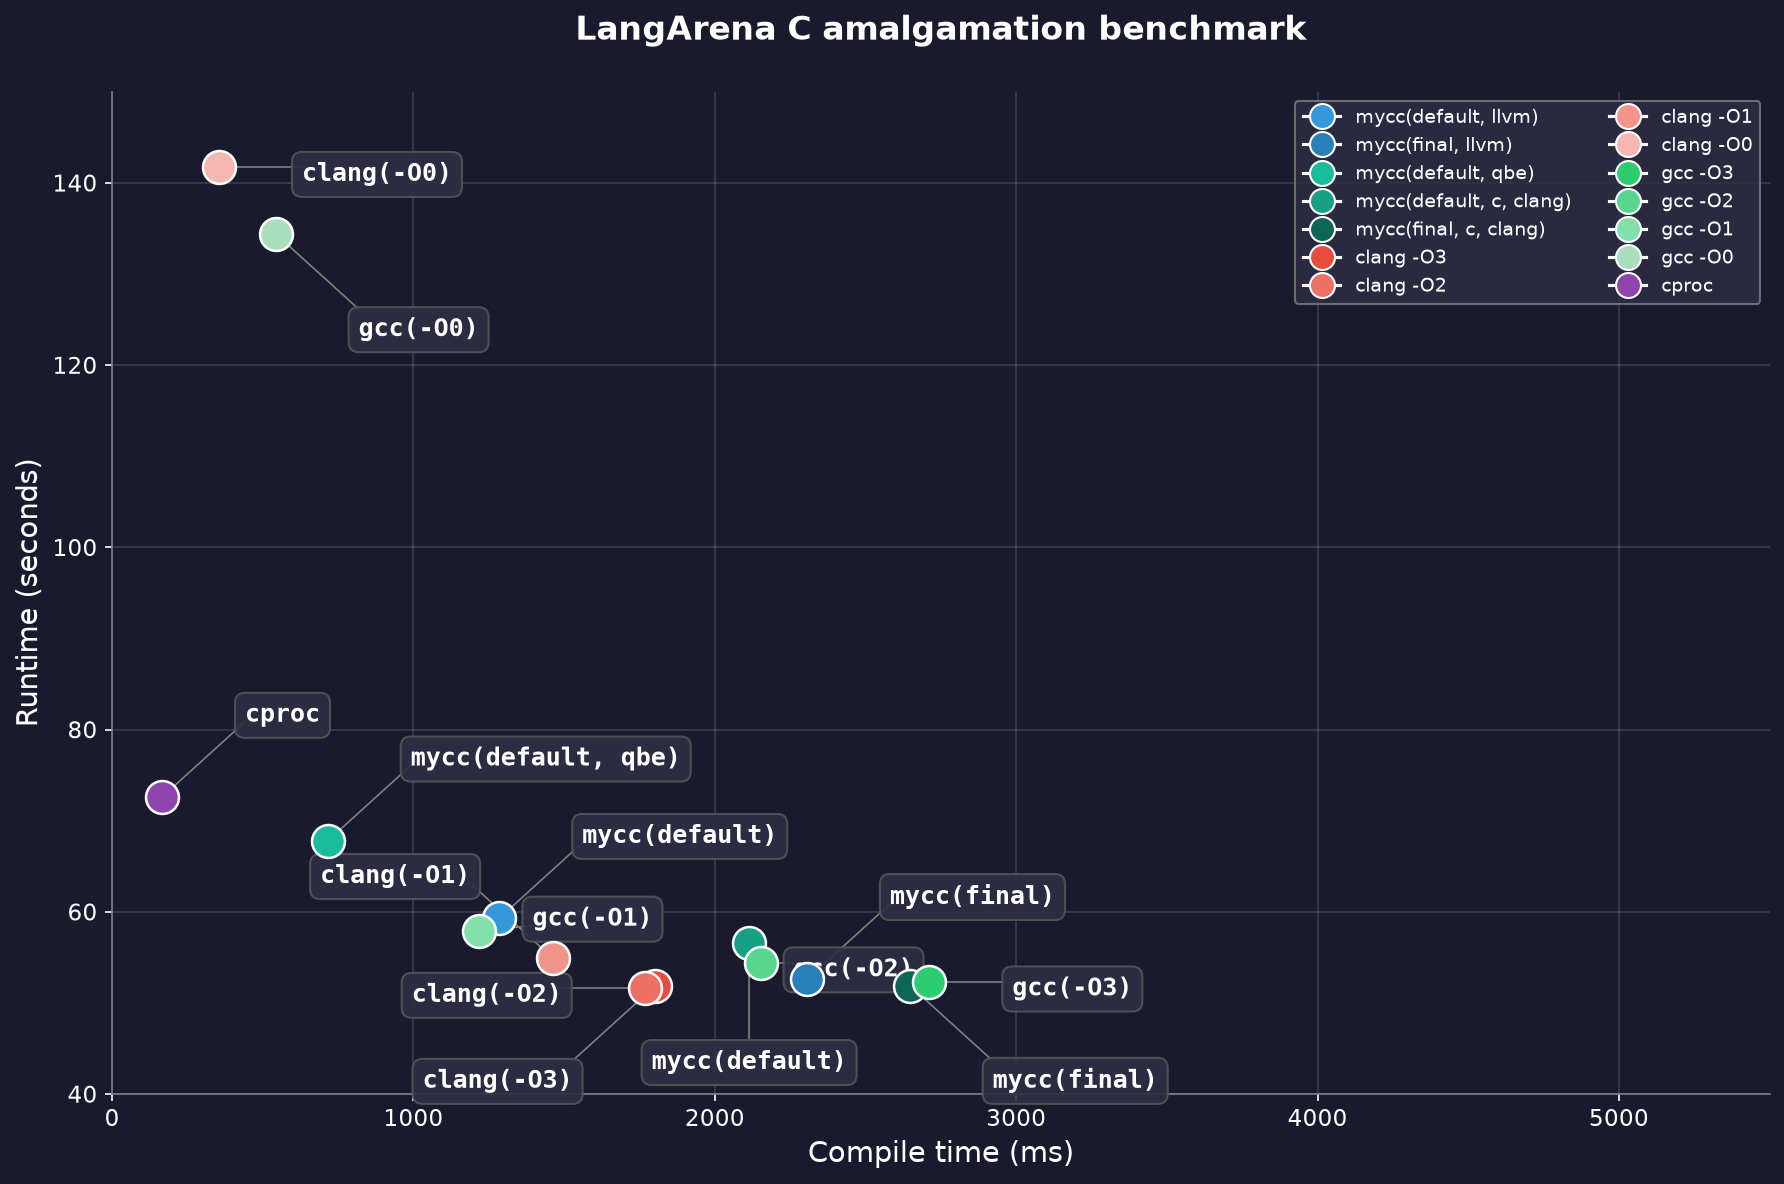

Reproduce this figure in Python.
import matplotlib.pyplot as plt
import re
import textalloc as ta

markdown = """
| Compiler | Compile time | Runtime |
|:-------|-------------:|-----:|
| mycc(default, llvm) | 1285ms | 59.3s |
| mycc(final, llvm) | 2306ms | 52.6s |
| mycc(default, qbe) | 716ms | 67.8s |
| mycc(default, c, clang) | 2114ms | 56.6s |
| mycc(final, c, clang) | 2647ms | 51.9s |
| clang(-O3, c) | 1803ms | 51.9s |
| clang(-O2, c) | 1767ms | 51.6s |
| clang(-O1, c) | 1463ms | 54.9s |
| clang(-O0, c) | 355ms | 141.7s |
| gcc(-O3, c) | 2712ms | 52.3s |
| gcc(-O2, c) | 2154ms | 54.4s |
| gcc(-O1, c) | 1219ms | 57.9s |
| gcc(-O0, c) | 543ms | 134.4s |
| cproc | 166ms | 72.6s |
"""

lines = markdown.strip().split('\n')
data = []
for line in lines[2:]:
    parts = [p.strip() for p in line.split('|') if p.strip()]
    if len(parts) >= 3:
        name = parts[0]
        compile_time = int(re.search(r'(\d+)', parts[1]).group(1))
        runtime = float(re.search(r'([\d.]+)', parts[2]).group(1))
        data.append((name, compile_time, runtime))

colors = [
    '#3498DB', '#2980B9',
    '#1ABC9C', '#16A085',
    '#0E6655',
    '#E74C3C', '#EC7063', '#F1948A', '#F5B7B1',
    '#2ECC71', '#58D68D', '#82E0AA', '#A9DFBF',
    '#8E44AD',
]

fig, ax = plt.subplots(figsize=(12, 8), dpi=100)
fig.patch.set_facecolor('#1a1a2e')
ax.set_facecolor('#1a1a2e')

x_coords = [item[1] for item in data]
y_coords = [item[2] for item in data]
labels = [name.replace(', llvm', '').replace(', clang', '').replace(', c', '') for name, _, _ in data]

for i, (x, y) in enumerate(zip(x_coords, y_coords)):
    ax.scatter(x, y, c=colors[i], s=250, edgecolors='white', linewidth=1.2, zorder=5)

ax.set_xlim(0, 5500)
ax.set_ylim(40, 150)

ta.allocate(
    ax,
    x_coords, y_coords, labels,
    x_scatter=x_coords, y_scatter=y_coords,
    textsize=12,
    draw_lines=True,
    linecolor='gray',
    linewidth=0.8,
    max_distance=0.1,
    min_distance=0.05,
    margin=0.03,
    fontfamily='monospace',
    bbox=dict(boxstyle='round,pad=0.4', facecolor='#2d2d44', edgecolor='#555', alpha=0.9)
)

for text_obj in ax.texts:
    text_obj.set_color('white')
    text_obj.set_fontweight('bold')

ax.set_xlabel('Compile time (ms)', color='white', fontsize=14)
ax.set_ylabel('Runtime (seconds)', color='white', fontsize=14)
ax.tick_params(colors='white', labelsize=11)
ax.spines['bottom'].set_color('gray')
ax.spines['left'].set_color('gray')
ax.spines['top'].set_visible(False)
ax.spines['right'].set_visible(False)
ax.grid(True, alpha=0.15, color='white')

from matplotlib.lines import Line2D
legend_elements = []
legend_names = [
    "mycc(default, llvm)", "mycc(final, llvm)",
    "mycc(default, qbe)", "mycc(default, c, clang)", "mycc(final, c, clang)",
    "clang -O3", "clang -O2", "clang -O1", "clang -O0",
    "gcc -O3", "gcc -O2", "gcc -O1", "gcc -O0",
    "cproc"
]
for i, name in enumerate(legend_names):
    legend_elements.append(Line2D([0], [0], marker='o', color='w', markerfacecolor=colors[i],
                                  markersize=12, label=name))

# Легенда в 2 колонки, чтобы поместилась
ax.legend(handles=legend_elements, loc='upper right', facecolor='#2d2d44',
          edgecolor='gray', labelcolor='white', fontsize=9, ncol=2)

ax.set_title('LangArena C amalgamation benchmark',
             color='white', fontsize=16, fontweight='bold', pad=25)

plt.tight_layout()
plt.savefig('plot3.png', dpi=150, facecolor='#1a1a2e', bbox_inches='tight')
plt.show()
